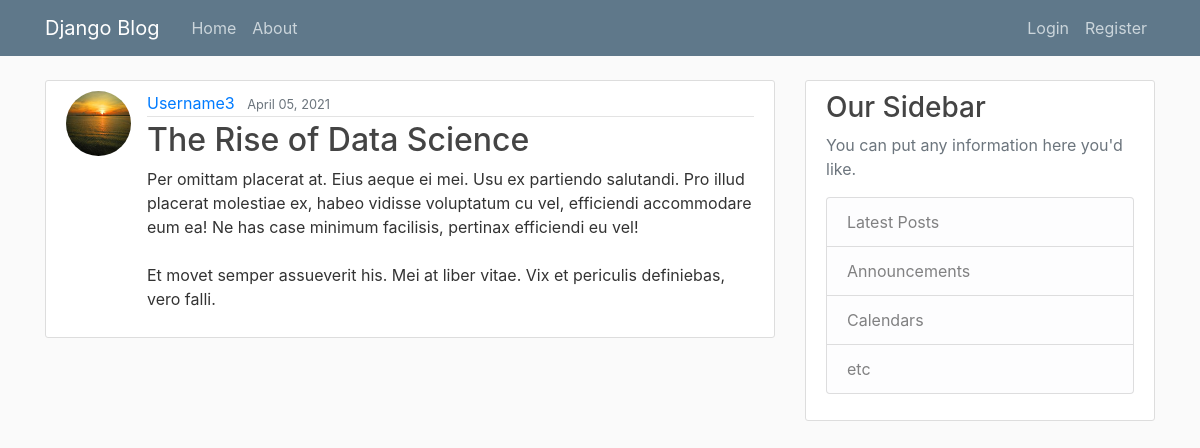
The page /post/30/ on the database its author committed.
### blog/models.py (models this page shows, shortened)
class Post(models.Model):
    title = models.CharField(max_length = 100)
    content = models.TextField()
    date_posted = models.DateTimeField(default = timezone.now)
    author = models.ForeignKey(User, on_delete = models.CASCADE) # if user is deleted , their posts also get deleted

### users/models.py (models this page shows, shortened)
class Profile(models.Model):
    user = models.OneToOneField(User , on_delete = models.CASCADE) # if user is deleted , delete profile but not vice versa
    image = models.ImageField(default = 'default.jpg' , upload_to = 'profile_pics')

### blog/views.py (the view)
# urls.py: path('post/<int:pk>/' , PostDetailView.as_view() , name = 'post-detail'),
class PostDetailView(DetailView):
    model = Post

### blog/templates/blog/post_detail.html (shortened to what this page needs)
{% extends 'blog/base.html' %}
{% block content %}
    <article class="media content-section">
        <img class = 'rounded-circle article-img' src = '{{object.author.profile.image.url}}'>
        <div class="media-body">
          <div class="article-metadata">
            <a class="mr-2" href="{% url 'user-posts' object.author.username %}">{{ object.author }}</a>
            <small class="text-muted">{{ object.date_posted|date:"F d, Y"}}</small>
          </div>
          <h2 class="article-title">{{ object.title }}</h2>
          <p class="article-content">{{ object.content }}</p>
        </div>
    </article>
{% endblock content %}

### blog/static/blog/main.css (style rules this page uses)
body { background: #fafafa; color: #333333; margin-top: 5rem; }
h1, h2, h3, h4, h5, h6 { color: #444444; }
.content-section { background: #ffffff; padding: 10px 20px; border: 1px solid #dddddd; border-radius: 3px; margin-bottom: 20px; }
.article-title { color: #444444; }
.article-content { white-space: pre-line; }
.article-img { height: 65px; width: 65px; margin-right: 16px; }
.article-metadata { padding-bottom: 1px; margin-bottom: 4px; border-bottom: 1px solid #e3e3e3 }

### rows shown on the page
Post: author.profile.image (placeholder picture), author "Username3", date_posted "April 05, 2021", title "The Rise of Data Science", content "Per omittam placerat at. Eius aeque ei mei. Usu ex partiendo salutandi. Pro illud placerat molestiae ex, habeo vidisse voluptatum cu vel, efficiendi accommodare eum ea! Ne has case minimum facilisis, pertinax efficiendi eu vel! Et movet semper assueverit his. Mei at liber vitae. Vix et periculis definiebas, vero falli."
